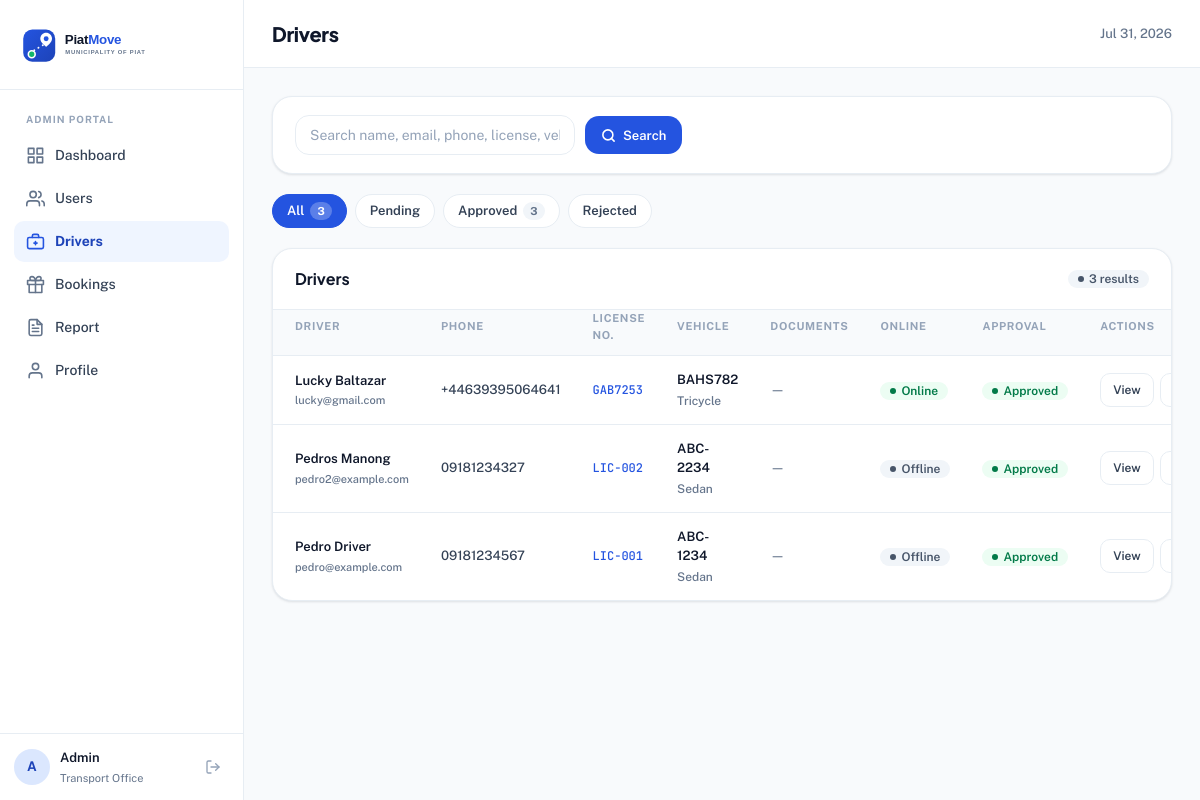
The page /drivers.php (signed in) on the database its author committed.
### tables this page shows
CREATE TABLE `driver_info` (
  `id` int(10) UNSIGNED NOT NULL,
  `user_id` int(10) UNSIGNED NOT NULL,
  `license_no` varchar(50) NOT NULL,
  `vehicle_no` varchar(50) NOT NULL,
  `vehicle_type` varchar(50) NOT NULL,
  `barangay` varchar(50) NOT NULL,
  `plate_proof_path` varchar(255) DEFAULT NULL,
  `license_proof_path` varchar(255) DEFAULT NULL,
  `photo_path` varchar(255) DEFAULT NULL,
  `approval_status` enum('pending','approved','rejected') NOT NULL DEFAULT 'pending',
  `is_online` tinyint(1) NOT NULL DEFAULT 0,
  `current_lat` decimal(10,7) DEFAULT NULL,
  `current_lng` decimal(10,7) DEFAULT NULL,
  `created_at` timestamp NOT NULL DEFAULT current_timestamp(),
  `updated_at` timestamp NOT NULL DEFAULT current_timestamp() ON UPDATE current_timestamp()
);

CREATE TABLE `users` (
  `id` int(10) UNSIGNED NOT NULL,
  `name` varchar(100) NOT NULL,
  `email` varchar(150) NOT NULL,
  `password` varchar(255) NOT NULL,
  `phone` varchar(20) NOT NULL,
  `role` enum('passenger','driver') NOT NULL DEFAULT 'passenger',
  `status` enum('active','inactive') NOT NULL DEFAULT 'active',
  `created_at` timestamp NOT NULL DEFAULT current_timestamp(),
  `updated_at` timestamp NOT NULL DEFAULT current_timestamp() ON UPDATE current_timestamp()
);

### drivers.php (the view, shortened to what this page needs)
<?php
$db  = get_db();
$filter  = $_GET['filter'] ?? 'all';
$search = trim($_GET['q'] ?? '');
$base_sql = "SELECT u.id, u.name, u.email, u.phone, u.status, u.created_at,
                    d.license_no, d.vehicle_no, d.vehicle_type, d.barangay, d.approval_status, d.is_online,
                    d.plate_proof_path, d.license_proof_path, d.photo_path
             FROM users u
             JOIN driver_info d ON d.user_id = u.id";
$where  = [];
$params = [];
$sql = $base_sql
     . ($where ? ' WHERE ' . implode(' AND ', $where) : '')
     . " ORDER BY FIELD(d.approval_status,'pending','approved','rejected'), u.created_at DESC";
$stmt = $db->prepare($sql);
$stmt->execute($params);
$drivers = $stmt->fetchAll();
$counts_raw = $db->query(
    "SELECT approval_status, COUNT(*) AS cnt FROM driver_info GROUP BY approval_status"
)->fetchAll();
$counts = ['all' => 0];
foreach ($counts_raw as $r) {
    $counts[$r['approval_status']] = (int)$r['cnt'];
    $counts['all'] += (int)$r['cnt'];
}
$page_title = 'Drivers';
require_once __DIR__ . '/includes/header.php';
?>
<div class="panel" style="margin-bottom:20px">
    <div style="padding:18px 22px">
        <form method="GET" style="display:flex;gap:10px;flex-wrap:wrap;align-items:center">
            <input type="text" name="q" class="form-input" style="width:280px"
                   placeholder="Search name, email, phone, license, vehicle…"
                   value="<?= htmlspecialchars($search) ?>">
            <button type="submit" class="btn-primary-ds">
                <svg width="15" height="15" viewBox="0 0 24 24" fill="none" stroke="currentColor" stroke-width="2.5" stroke-linecap="round" stroke-linejoin="round"><circle cx="11" cy="11" r="8"/><line x1="21" y1="21" x2="16.65" y2="16.65"/></svg>
                Search
            </button>
        </form>
    </div>
</div>
<div style="display:flex;gap:8px;margin-bottom:20px;flex-wrap:wrap">
    <?php
    $tabs = ['all'=>'All','pending'=>'Pending','approved'=>'Approved','rejected'=>'Rejected'];
    foreach ($tabs as $key => $label):
        $cnt = $counts[$key] ?? 0;
        $qs  = 'filter=' . $key . ($search ? '&q=' . urlencode($search) : '');
    ?>
        <a href="?<?= $qs ?>" class="filter-pill <?= $filter === $key ? 'active' : '' ?>">
            <?= $label ?>
            <?php if ($cnt > 0): ?>
                <span style="background:<?= $filter === $key ? 'rgba(255,255,255,.25)' : 'var(--gray-100)' ?>;color:<?= $filter === $key ? '#fff' : 'var(--text-muted)' ?>;padding:1px 7px;border-radius:var(--radius-pill);font-size:11px;font-weight:700">
                    <?= $cnt ?>
                </span>
            <?php endif; ?>
        </a>
    <?php endforeach; ?>
</div>
<div class="panel">
    <div class="panel-header">
        <span class="panel-title">Drivers</span>
        <span class="badge badge-neutral"><?= count($drivers) ?> results</span>
    </div>
    <div style="overflow-x:auto">
        <table class="data-table">
            <thead>
                <tr>
                    <th>Driver</th>
                    <th>Phone</th>
                    <th>License No.</th>
                    <th>Vehicle</th>
                    <th>Documents</th>
                    <th>Online</th>
                    <th>Approval</th>
                    <th>Actions</th>
                </tr>
            </thead>
            <tbody>
                <?php
                $doc_labels = [
                    'plate_proof_path'   => 'Plate Proof',
                    'license_proof_path' => 'License Proof',
                    'photo_path'         => 'Driver Photo',
                ];
                ?>
                <?php foreach ($drivers as $d): ?>
                <tr>
                    <td>
                        <div class="cell-strong"><?= htmlspecialchars($d['name']) ?></div>
                        <div class="cell-sub" style="font-size:11px;color:var(--text-muted)"><?= htmlspecialchars($d['email']) ?></div>
                    </td>
                    <td><?= htmlspecialchars($d['phone']) ?></td>
                    <td><span class="cell-mono"><?= htmlspecialchars($d['license_no']) ?></span></td>
                    <td>
                        <div class="cell-strong"><?= htmlspecialchars($d['vehicle_no']) ?></div>
                        <div class="cell-sub"><?= htmlspecialchars($d['vehicle_type']) ?></div>
                    </td>
                    <td>
                        <div style="display:flex;gap:6px;flex-wrap:wrap">
                            <?php
                            $hasDocs = false;
                            foreach ($doc_labels as $col => $label):
                                $path = $d[$col] ?? null;
                                if (!$path) continue;
                                $hasDocs = true;
                            ?>
                            <?php endforeach; ?>
                            <?php if (!$hasDocs): ?>
                                <span class="text-muted">&mdash;</span>
                            <?php endif; ?>
                        </div>
                    </td>
                    <td>
                        <?php if ($d['is_online']): ?>
                            <span class="badge badge-success">Online</span>
                        <?php else: ?>
                            <span class="badge badge-neutral">Offline</span>
                        <?php endif; ?>
                    </td>
                    <td>
                        <?php
                        $ap_map = ['pending'=>'warning','approved'=>'success','rejected'=>'danger'];
                        $cls = $ap_map[$d['approval_status']] ?? 'neutral';
                        echo "<span class=\"badge badge-{$cls}\">" . ucfirst($d['approval_status']) . "</span>";
                        ?>
                    </td>
                    <td>
                        <div class="actions-cell">
                            <button type="button" class="btn-neutral-sm view-driver-btn"
                                    data-name="<?= htmlspecialchars($d['name']) ?>"
                                    data-email="<?= htmlspecialchars($d['email']) ?>"
                                    data-phone="<?= htmlspecialchars($d['phone']) ?>"
                                    data-status="<?= htmlspecialchars(ucfirst($d['status'])) ?>"
                                    data-license="<?= htmlspecialchars($d['license_no']) ?>"
                                    data-vehicle="<?= htmlspecialchars($d['vehicle_no']) ?>"
                                    data-vehicle-type="<?= htmlspecialchars($d['vehicle_type']) ?>"
                                    data-barangay="<?= htmlspecialchars($d['barangay']) ?>"
                                    data-online="<?= $d['is_online'] ? 'Online' : 'Offline' ?>"
                                    data-approval="<?= htmlspecialchars(ucfirst($d['approval_status'])) ?>"
                                    data-joined="<?= htmlspecialchars(date('M j, Y', strtotime($d['created_at']))) ?>"
                                    data-plate-proof="<?= $d['plate_proof_path'] ? htmlspecialchars(BASE_URL . '/' . ltrim($d['plate_proof_path'], '/')) : '' ?>"
                                    data-license-proof="<?= $d['license_proof_path'] ? htmlspecialchars(BASE_URL . '/' . ltrim($d['license_proof_path'], '/')) : '' ?>"
                                    data-photo="<?= $d['photo_path'] ? htmlspecialchars(BASE_URL . '/' . ltrim($d['photo_path'], '/')) : '' ?>"
                                    onclick="openDriverModal(this)">View</button>
                            <form method="POST" style="display:contents">
                                <?php if ($d['approval_status'] === 'pending'): ?>
                                    <button name="action" value="approve" class="btn-success-sm"
                                            onclick="return confirm('Approve this driver?')">Approve</button>
                                    <button name="action" value="reject" class="btn-danger-ghost"
                                            onclick="return confirm('Reject this driver?')">Reject</button>
                                <?php elseif ($d['approval_status'] === 'approved'): ?>
                                    <button name="action" value="reject" class="btn-danger-ghost"
                                            onclick="return confirm('Revoke this driver\'s approval?')">Revoke</button>
                                <?php else: ?>
                                    <button name="action" value="approve" class="btn-neutral-sm"
                                            onclick="return confirm('Re-approve this driver?')">Re-approve</button>
                                <?php endif; ?>
                            </form>
                        </div>
                    </td>
                </tr>
                <?php endforeach; ?>
            </tbody>
        </table>
    </div>
</div>
<?php require_once __DIR__ . '/includes/footer.php'; ?>

### includes/header.php (shortened to what this page needs)
<!DOCTYPE html>
<html lang="en">
<head>
    <link href="<?= BASE_URL ?>/assets/css/admin.css?v=<?= filemtime(__DIR__ . '/../assets/css/admin.css') ?>" rel="stylesheet">
</head>
<body>
<div id="wrapper">
    <nav id="sidebar">
        <div class="sidebar-logo">
            <img src="<?= BASE_URL ?>/assets/logo-full.svg" alt="PiatMove">
        </div>
        <div class="sidebar-nav">
            <div class="sidebar-section-label">Admin Portal</div>
            <a href="<?= BASE_URL ?>/dashboard.php"
               class="<?= basename($_SERVER['PHP_SELF']) === 'dashboard.php' ? 'active' : '' ?>">
                <svg class="nav-icon" viewBox="0 0 24 24" fill="none" stroke="currentColor" stroke-width="2" stroke-linecap="round" stroke-linejoin="round">
                    <rect x="3" y="3" width="7" height="7"/><rect x="14" y="3" width="7" height="7"/><rect x="14" y="14" width="7" height="7"/><rect x="3" y="14" width="7" height="7"/>
                </svg>
                Dashboard
            </a>
            <a href="<?= BASE_URL ?>/users.php"
               class="<?= basename($_SERVER['PHP_SELF']) === 'users.php' ? 'active' : '' ?>">
                <svg class="nav-icon" viewBox="0 0 24 24" fill="none" stroke="currentColor" stroke-width="2" stroke-linecap="round" stroke-linejoin="round">
                    <path d="M17 21v-2a4 4 0 0 0-4-4H5a4 4 0 0 0-4 4v2"/><circle cx="9" cy="7" r="4"/><path d="M23 21v-2a4 4 0 0 0-3-3.87"/><path d="M16 3.13a4 4 0 0 1 0 7.75"/>
                </svg>
                Users
            </a>
            <a href="<?= BASE_URL ?>/drivers.php"
               class="<?= basename($_SERVER['PHP_SELF']) === 'drivers.php' ? 'active' : '' ?>">
                Drivers
            </a>
            <a href="<?= BASE_URL ?>/bookings.php"
               class="<?= basename($_SERVER['PHP_SELF']) === 'bookings.php' ? 'active' : '' ?>">
                Bookings
            </a>
            <a href="<?= BASE_URL ?>/report.php"
               class="<?= basename($_SERVER['PHP_SELF']) === 'report.php' ? 'active' : '' ?>">
                Report
            </a>
            <a href="<?= BASE_URL ?>/profile.php"
               class="<?= basename($_SERVER['PHP_SELF']) === 'profile.php' ? 'active' : '' ?>">
                <svg class="nav-icon" viewBox="0 0 24 24" fill="none" stroke="currentColor" stroke-width="2" stroke-linecap="round" stroke-linejoin="round">
                    <path d="M20 21v-2a4 4 0 0 0-4-4H8a4 4 0 0 0-4 4v2"/><circle cx="12" cy="7" r="4"/>
                </svg>
                Profile
            </a>
        </div>
        <div class="sidebar-footer">
            <div class="sidebar-avatar">
                <?= strtoupper(substr($_SESSION['admin_name'] ?? 'A', 0, 1)) ?>
            </div>
            <div class="sidebar-footer-meta">
                <div class="sidebar-footer-name"><?= htmlspecialchars($_SESSION['admin_name'] ?? 'Admin') ?></div>
                <div class="sidebar-footer-role">Transport Office</div>
            </div>
            <a href="<?= BASE_URL ?>/logout.php" class="sidebar-logout" title="Sign out">
                <svg width="16" height="16" viewBox="0 0 24 24" fill="none" stroke="currentColor" stroke-width="2" stroke-linecap="round" stroke-linejoin="round">
                    <path d="M9 21H5a2 2 0 0 1-2-2V5a2 2 0 0 1 2-2h4"/><polyline points="16 17 21 12 16 7"/><line x1="21" y1="12" x2="9" y2="12"/>
                </svg>
            </a>
        </div>
    </nav>
    <div id="page-content">
        <header class="topbar">
            <div class="topbar-title"><?= htmlspecialchars($page_title ?? '') ?></div>
            <div class="topbar-date"><?= date('M j, Y') ?></div>
        </header>
        <div class="content-body">

### includes/footer.php (shortened to what this page needs)
        </div>
    </div>
</div>
</body>
</html>

### rows shown on the page
driver_info: user.name "Lucky Baltazar", user.email "lucky@gmail.com", user.phone "+44639395064641", license_no "GAB7253", vehicle_no "BAHS782", vehicle_type "Tricycle", is_online "Online", approval_status "Approved"
driver_info: user.name "Pedros Manong", user.email "pedro2@example.com", user.phone "09181234327", license_no "LIC-002", vehicle_no "ABC-2234", vehicle_type "Sedan", is_online "Offline", approval_status "Approved"
driver_info: user.name "Pedro Driver", user.email "pedro@example.com", user.phone "09181234567", license_no "LIC-001", vehicle_no "ABC-1234", vehicle_type "Sedan", is_online "Offline", approval_status "Approved"

### other values the page prints
substr($_SESSION['admin_name'] ?? 'A', 0, 1) "A"
$_SESSION['admin_name'] "Admin"
$page_title "Drivers"
$label "All"
$cnt "3"
$label "Pending"
$label "Approved"
$label "Rejected"
count($drivers) "3"
